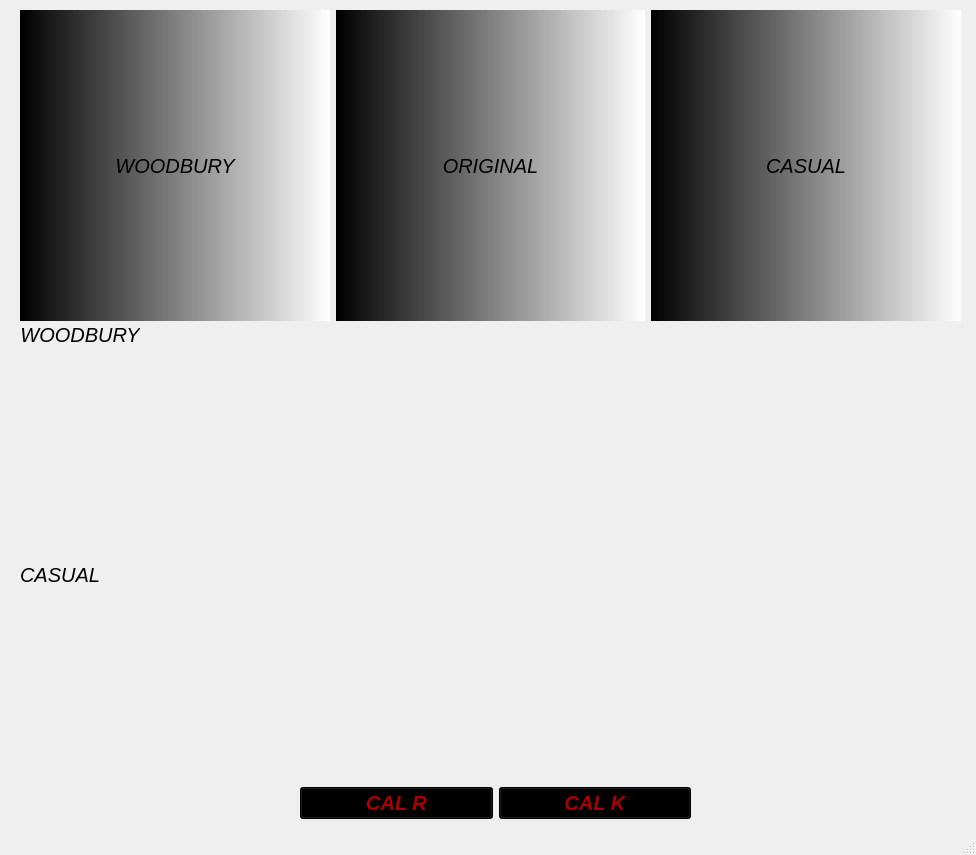
<?xml version="1.0" encoding="UTF-8"?>
<ui version="4.0">
 <class>MainWindow</class>
 <widget class="QMainWindow" name="MainWindow">
  <property name="geometry">
   <rect>
    <x>0</x>
    <y>0</y>
    <width>976</width>
    <height>855</height>
   </rect>
  </property>
  <property name="windowTitle">
   <string>RXD-GUI</string>
  </property>
  <property name="styleSheet">
   <string notr="true">color:rgb(0, 0, 0)</string>
  </property>
  <widget class="QWidget" name="centralwidget">
   <widget class="QLabel" name="label_6">
    <property name="geometry">
     <rect>
      <x>20</x>
      <y>320</y>
      <width>120</width>
      <height>30</height>
     </rect>
    </property>
    <property name="font">
     <font>
      <family>Arial</family>
      <pointsize>15</pointsize>
      <italic>true</italic>
     </font>
    </property>
    <property name="text">
     <string>WOODBURY</string>
    </property>
    <property name="alignment">
     <set>Qt::AlignCenter</set>
    </property>
   </widget>
   <widget class="QLabel" name="label_7">
    <property name="geometry">
     <rect>
      <x>10</x>
      <y>560</y>
      <width>100</width>
      <height>30</height>
     </rect>
    </property>
    <property name="font">
     <font>
      <family>Arial</family>
      <pointsize>15</pointsize>
      <italic>true</italic>
     </font>
    </property>
    <property name="text">
     <string>CASUAL</string>
    </property>
    <property name="alignment">
     <set>Qt::AlignCenter</set>
    </property>
   </widget>
   <widget class="QWidget" name="layoutWidget">
    <property name="geometry">
     <rect>
      <x>20</x>
      <y>350</y>
      <width>941</width>
      <height>211</height>
     </rect>
    </property>
    <layout class="QVBoxLayout" name="verticalLayout_4">
     <property name="spacing">
      <number>6</number>
     </property>
    </layout>
   </widget>
   <widget class="QWidget" name="layoutWidget">
    <property name="geometry">
     <rect>
      <x>20</x>
      <y>590</y>
      <width>941</width>
      <height>191</height>
     </rect>
    </property>
    <layout class="QVBoxLayout" name="verticalLayout_5"/>
   </widget>
   <widget class="QWidget" name="layoutWidget">
    <property name="geometry">
     <rect>
      <x>300</x>
      <y>786</y>
      <width>391</width>
      <height>34</height>
     </rect>
    </property>
    <layout class="QHBoxLayout" name="horizontalLayout_2">
     <item>
      <widget class="QPushButton" name="pushButton_2">
       <property name="font">
        <font>
         <family>Arial</family>
         <pointsize>15</pointsize>
         <weight>75</weight>
         <italic>true</italic>
         <bold>true</bold>
        </font>
       </property>
       <property name="styleSheet">
        <string notr="true">color:rgb(170, 0, 0);
background-color: rgb(0, 0, 0); </string>
       </property>
       <property name="text">
        <string>CAL R</string>
       </property>
       <property name="iconSize">
        <size>
         <width>16</width>
         <height>16</height>
        </size>
       </property>
      </widget>
     </item>
     <item>
      <widget class="QPushButton" name="pushButton_3">
       <property name="font">
        <font>
         <family>Arial</family>
         <pointsize>15</pointsize>
         <weight>75</weight>
         <italic>true</italic>
         <bold>true</bold>
        </font>
       </property>
       <property name="cursor">
        <cursorShape>ArrowCursor</cursorShape>
       </property>
       <property name="styleSheet">
        <string notr="true">color:rgb(170, 0, 0);
background-color: rgb(0, 0, 0);</string>
       </property>
       <property name="text">
        <string>CAL K</string>
       </property>
      </widget>
     </item>
    </layout>
   </widget>
   <widget class="QWidget" name="layoutWidget">
    <property name="geometry">
     <rect>
      <x>20</x>
      <y>10</y>
      <width>941</width>
      <height>311</height>
     </rect>
    </property>
    <layout class="QHBoxLayout" name="horizontalLayout" stretch="0,0,0">
     <item>
      <layout class="QVBoxLayout" name="verticalLayout_9" stretch="1,3">
       <item>
        <widget class="QLabel" name="label_4">
         <property name="font">
          <font>
           <family>Arial</family>
           <pointsize>15</pointsize>
           <italic>true</italic>
          </font>
         </property>
         <property name="styleSheet">
          <string notr="true">background-color: qlineargradient(spread:pad, x1:0, y1:0, x2:1, y2:0, stop:0 rgba(0, 0, 0, 255), stop:1 rgba(255, 255, 255, 255));</string>
         </property>
         <property name="text">
          <string>WOODBURY</string>
         </property>
         <property name="alignment">
          <set>Qt::AlignCenter</set>
         </property>
        </widget>
       </item>
       <item>
        <layout class="QVBoxLayout" name="verticalLayout_2">
         <item>
          <layout class="QVBoxLayout" name="verticalLayout_7">
           <property name="sizeConstraint">
            <enum>QLayout::SetFixedSize</enum>
           </property>
          </layout>
         </item>
        </layout>
       </item>
      </layout>
     </item>
     <item>
      <layout class="QVBoxLayout" name="verticalLayout_10" stretch="1,3">
       <item>
        <widget class="QLabel" name="label_3">
         <property name="font">
          <font>
           <family>Arial</family>
           <pointsize>15</pointsize>
           <italic>true</italic>
          </font>
         </property>
         <property name="styleSheet">
          <string notr="true">background-color: qlineargradient(spread:pad, x1:0, y1:0, x2:1, y2:0, stop:0 rgba(0, 0, 0, 255), stop:1 rgba(255, 255, 255, 255));</string>
         </property>
         <property name="text">
          <string>ORIGINAL</string>
         </property>
         <property name="alignment">
          <set>Qt::AlignCenter</set>
         </property>
        </widget>
       </item>
       <item>
        <layout class="QVBoxLayout" name="verticalLayout_6" stretch="0">
         <item>
          <layout class="QHBoxLayout" name="horizontalLayout_3" stretch="0">
           <item>
            <layout class="QVBoxLayout" name="verticalLayout"/>
           </item>
          </layout>
         </item>
        </layout>
       </item>
      </layout>
     </item>
     <item>
      <layout class="QVBoxLayout" name="verticalLayout_11" stretch="1,3">
       <item>
        <widget class="QLabel" name="label_5">
         <property name="enabled">
          <bool>true</bool>
         </property>
         <property name="font">
          <font>
           <family>Arial</family>
           <pointsize>15</pointsize>
           <italic>true</italic>
          </font>
         </property>
         <property name="styleSheet">
          <string notr="true">background-color: qlineargradient(spread:pad, x1:0, y1:0, x2:1, y2:0, stop:0 rgba(0, 0, 0, 255), stop:1 rgba(255, 255, 255, 255));</string>
         </property>
         <property name="text">
          <string>CASUAL</string>
         </property>
         <property name="alignment">
          <set>Qt::AlignCenter</set>
         </property>
        </widget>
       </item>
       <item>
        <layout class="QVBoxLayout" name="verticalLayout_3">
         <item>
          <layout class="QVBoxLayout" name="verticalLayout_8"/>
         </item>
        </layout>
       </item>
      </layout>
     </item>
    </layout>
   </widget>
  </widget>
  <widget class="QMenuBar" name="menubar">
   <property name="geometry">
    <rect>
     <x>0</x>
     <y>0</y>
     <width>976</width>
     <height>21</height>
    </rect>
   </property>
  </widget>
  <widget class="QStatusBar" name="statusbar"/>
 </widget>
 <resources/>
 <connections/>
</ui>
